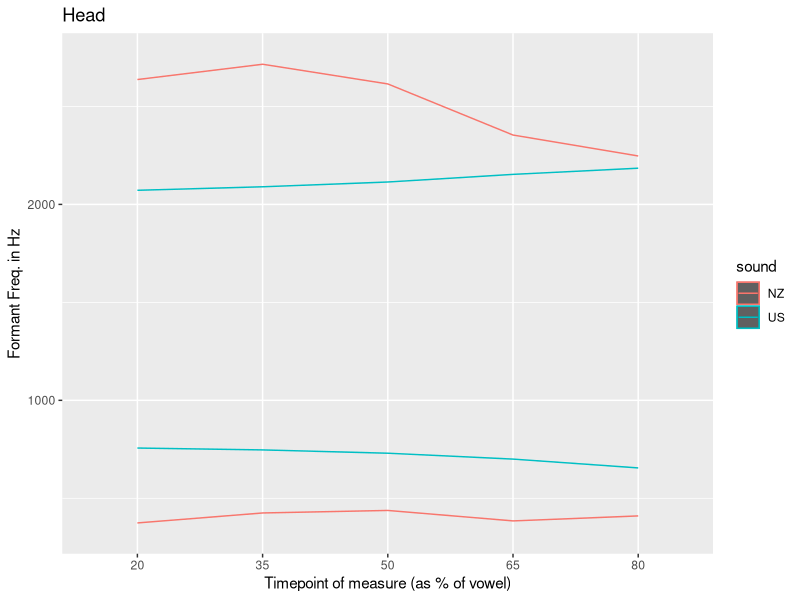

Recreate this plot in R.
# libries we'll need
library(ggplot2)
library(reshape2)

# read in data
formantData <- read.csv("formantMeasures.csv")

# plot formants for head
# get F1 measures
ehF1 <- formantData[formantData$vowel == "head", 1:7]
colnames(ehF1) <- c("sound","vowel","20", "35", "50","65", "80")
ehF1 <- melt(ehF1, id=c("sound","vowel"))

# get F2 measures
ehF2 <- formantData[formantData$vowel == "head", c(1:2,8:12)]
colnames(ehF2) <- c("sound","vowel","20", "35", "50","65", "80")
ehF2 <- melt(ehF2, id=c("sound","vowel"))

# plot
ggplot(ehF1, aes(x = variable, colour = sound)) +
  stat_summary(aes(y = value, group = sound, fill = sound), fun.data = mean_cl_boot,
               position = "identity", geom="ribbon", fun.args=list(conf.int=.9), alpha = .5) +  
  stat_summary(aes(y = value, group = sound), position = "identity", geom="line") +
  stat_summary(aes(y = value, group = sound, fill = sound),fun.data = mean_cl_boot,
               position = "identity", geom="ribbon", data = ehF2, fun.args=list(conf.int=.9), alpha = .5) +
  stat_summary(aes(y = value, group = sound), position = "identity", geom="line", data = ehF2) +
  labs(x = "Timepoint of measure (as % of vowel)", y = "Formant Freq. in Hz", title = "Head")

